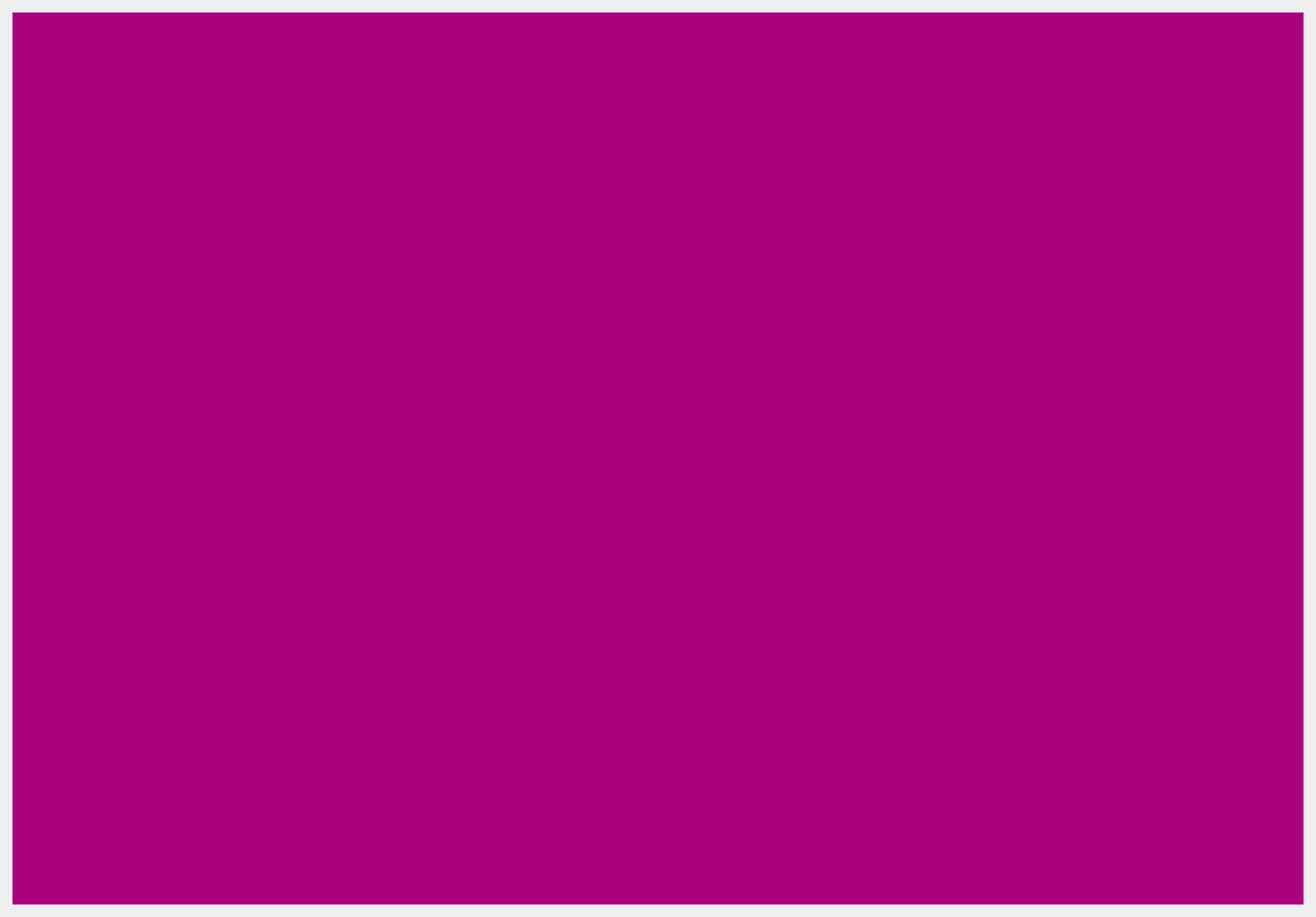
<?xml version="1.0" encoding="UTF-8"?>
<ui version="4.0">
 <class>MainPages</class>
 <widget class="QWidget" name="MainPages">
  <property name="geometry">
   <rect>
    <x>0</x>
    <y>0</y>
    <width>1476</width>
    <height>1028</height>
   </rect>
  </property>
  <property name="windowTitle">
   <string>Form</string>
  </property>
  <layout class="QVBoxLayout" name="main_pages_layout">
   <property name="spacing">
    <number>0</number>
   </property>
   <property name="leftMargin">
    <number>5</number>
   </property>
   <property name="topMargin">
    <number>5</number>
   </property>
   <property name="rightMargin">
    <number>5</number>
   </property>
   <property name="bottomMargin">
    <number>5</number>
   </property>
   <item>
    <widget class="QStackedWidget" name="pages">
     <property name="currentIndex">
      <number>3</number>
     </property>
     <widget class="QWidget" name="page_1">
      <property name="styleSheet">
       <string notr="true">font-size: 14pt</string>
      </property>
      <layout class="QVBoxLayout" name="page_1_layout">
       <property name="spacing">
        <number>5</number>
       </property>
       <property name="leftMargin">
        <number>5</number>
       </property>
       <property name="topMargin">
        <number>5</number>
       </property>
       <property name="rightMargin">
        <number>5</number>
       </property>
       <property name="bottomMargin">
        <number>5</number>
       </property>
       <item alignment="Qt::AlignHCenter">
        <widget class="QFrame" name="welcome_base">
         <property name="minimumSize">
          <size>
           <width>300</width>
           <height>150</height>
          </size>
         </property>
         <property name="maximumSize">
          <size>
           <width>300</width>
           <height>150</height>
          </size>
         </property>
         <property name="frameShape">
          <enum>QFrame::NoFrame</enum>
         </property>
         <property name="frameShadow">
          <enum>QFrame::Raised</enum>
         </property>
         <layout class="QVBoxLayout" name="center_page_layout">
          <property name="spacing">
           <number>10</number>
          </property>
          <property name="leftMargin">
           <number>0</number>
          </property>
          <property name="topMargin">
           <number>0</number>
          </property>
          <property name="rightMargin">
           <number>0</number>
          </property>
          <property name="bottomMargin">
           <number>0</number>
          </property>
          <item>
           <widget class="QFrame" name="logo">
            <property name="minimumSize">
             <size>
              <width>300</width>
              <height>120</height>
             </size>
            </property>
            <property name="maximumSize">
             <size>
              <width>300</width>
              <height>120</height>
             </size>
            </property>
            <property name="frameShape">
             <enum>QFrame::NoFrame</enum>
            </property>
            <property name="frameShadow">
             <enum>QFrame::Raised</enum>
            </property>
            <layout class="QVBoxLayout" name="logo_layout">
             <property name="spacing">
              <number>0</number>
             </property>
             <property name="leftMargin">
              <number>0</number>
             </property>
             <property name="topMargin">
              <number>0</number>
             </property>
             <property name="rightMargin">
              <number>0</number>
             </property>
             <property name="bottomMargin">
              <number>0</number>
             </property>
            </layout>
           </widget>
          </item>
          <item>
           <widget class="QLabel" name="label">
            <property name="text">
             <string>Welcome To PyOneDark GUI</string>
            </property>
            <property name="alignment">
             <set>Qt::AlignCenter</set>
            </property>
           </widget>
          </item>
         </layout>
        </widget>
       </item>
      </layout>
     </widget>
     <widget class="QWidget" name="page_2">
      <layout class="QVBoxLayout" name="page_2_layout">
       <property name="spacing">
        <number>5</number>
       </property>
       <property name="leftMargin">
        <number>5</number>
       </property>
       <property name="topMargin">
        <number>5</number>
       </property>
       <property name="rightMargin">
        <number>5</number>
       </property>
       <property name="bottomMargin">
        <number>5</number>
       </property>
       <item>
        <widget class="QScrollArea" name="scroll_area">
         <property name="styleSheet">
          <string notr="true">background: transparent;</string>
         </property>
         <property name="frameShape">
          <enum>QFrame::NoFrame</enum>
         </property>
         <property name="verticalScrollBarPolicy">
          <enum>Qt::ScrollBarAlwaysOff</enum>
         </property>
         <property name="horizontalScrollBarPolicy">
          <enum>Qt::ScrollBarAlwaysOff</enum>
         </property>
         <property name="widgetResizable">
          <bool>true</bool>
         </property>
         <widget class="QWidget" name="contents">
          <property name="geometry">
           <rect>
            <x>0</x>
            <y>0</y>
            <width>219</width>
            <height>255</height>
           </rect>
          </property>
          <property name="styleSheet">
           <string notr="true">background: transparent;</string>
          </property>
          <layout class="QVBoxLayout" name="verticalLayout">
           <property name="spacing">
            <number>15</number>
           </property>
           <property name="leftMargin">
            <number>5</number>
           </property>
           <property name="topMargin">
            <number>5</number>
           </property>
           <property name="rightMargin">
            <number>5</number>
           </property>
           <property name="bottomMargin">
            <number>5</number>
           </property>
           <item>
            <widget class="QLabel" name="title_label">
             <property name="maximumSize">
              <size>
               <width>16777215</width>
               <height>40</height>
              </size>
             </property>
             <property name="font">
              <font>
               <pointsize>16</pointsize>
              </font>
             </property>
             <property name="styleSheet">
              <string notr="true">font-size: 16pt</string>
             </property>
             <property name="text">
              <string>Custom Widgets Page</string>
             </property>
             <property name="alignment">
              <set>Qt::AlignCenter</set>
             </property>
            </widget>
           </item>
           <item>
            <widget class="QLabel" name="description_label">
             <property name="text">
              <string>Here will be all the custom widgets, they will be added over time on this page.
I will try to always record a new tutorial when adding a new Widget and updating the project on Patreon before launching on GitHub and GitHub after the public release.</string>
             </property>
             <property name="alignment">
              <set>Qt::AlignHCenter|Qt::AlignTop</set>
             </property>
             <property name="wordWrap">
              <bool>true</bool>
             </property>
            </widget>
           </item>
           <item>
            <layout class="QHBoxLayout" name="row_1_layout"/>
           </item>
           <item>
            <layout class="QHBoxLayout" name="row_2_layout"/>
           </item>
           <item>
            <layout class="QHBoxLayout" name="row_3_layout"/>
           </item>
           <item>
            <layout class="QVBoxLayout" name="row_4_layout"/>
           </item>
           <item>
            <layout class="QVBoxLayout" name="row_5_layout"/>
           </item>
          </layout>
         </widget>
        </widget>
       </item>
      </layout>
     </widget>
     <widget class="QWidget" name="page_3">
      <property name="styleSheet">
       <string notr="true">QFrame {
	font-size: 16pt;
}</string>
      </property>
      <layout class="QVBoxLayout" name="page_3_layout">
       <item>
        <widget class="QPlainTextEdit" name="plainTextEdit_NumbaScopeDict"/>
       </item>
      </layout>
     </widget>
     <widget class="QWidget" name="page_4_scope">
      <layout class="QHBoxLayout" name="horizontalLayout">
       <item>
        <widget class="QScrollArea" name="scrollArea_4_scope">
         <property name="minimumSize">
          <size>
           <width>0</width>
           <height>800</height>
          </size>
         </property>
         <property name="frameShape">
          <enum>QFrame::NoFrame</enum>
         </property>
         <property name="frameShadow">
          <enum>QFrame::Plain</enum>
         </property>
         <property name="widgetResizable">
          <bool>true</bool>
         </property>
         <widget class="QWidget" name="scrollAreaWidgetContents_4_scope">
          <property name="geometry">
           <rect>
            <x>0</x>
            <y>0</y>
            <width>1448</width>
            <height>1000</height>
           </rect>
          </property>
          <layout class="QVBoxLayout" name="verticalLayout_16">
           <property name="spacing">
            <number>5</number>
           </property>
           <property name="leftMargin">
            <number>0</number>
           </property>
           <property name="topMargin">
            <number>0</number>
           </property>
           <property name="rightMargin">
            <number>0</number>
           </property>
           <property name="bottomMargin">
            <number>0</number>
           </property>
           <item>
            <widget class="MplWidget" name="MplWidget_ACMPlot" native="true">
             <property name="sizePolicy">
              <sizepolicy hsizetype="Preferred" vsizetype="MinimumExpanding">
               <horstretch>0</horstretch>
               <verstretch>0</verstretch>
              </sizepolicy>
             </property>
             <property name="minimumSize">
              <size>
               <width>800</width>
               <height>800</height>
              </size>
             </property>
             <property name="styleSheet">
              <string notr="true">background-color: rgb(170, 0, 127)</string>
             </property>
            </widget>
           </item>
          </layout>
         </widget>
        </widget>
       </item>
      </layout>
     </widget>
    </widget>
   </item>
  </layout>
 </widget>
 <customwidgets>
  <customwidget>
   <class>MplWidget</class>
   <extends>QWidget</extends>
   <header>mplwidget.h</header>
   <container>1</container>
  </customwidget>
 </customwidgets>
 <resources/>
 <connections/>
</ui>
